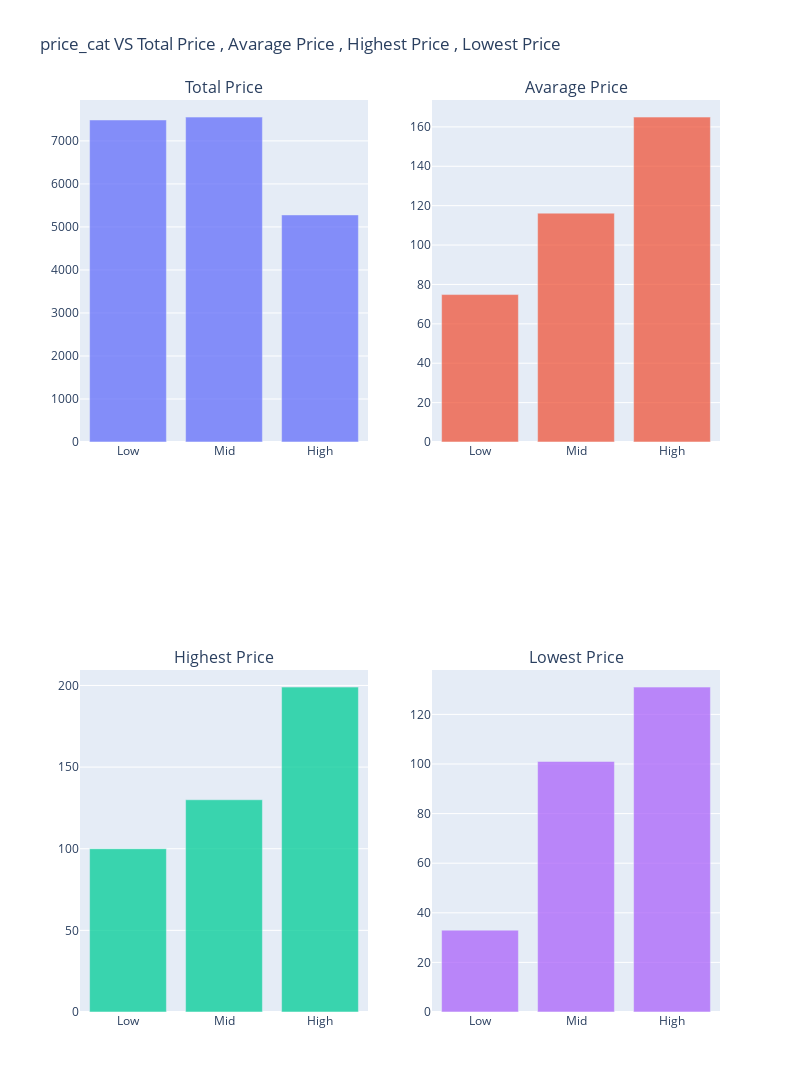

This figure's notebook cell:
### Code cell
plot_column_summary_statistics(column_summary_statistics(data_without_outliers , "price_cat" , "price"))

### Figure 1 — Plotly figure (JSON) as saved in the notebook; plotly's stock layout.template omitted (floating-point values rounded to 4 significant figures)
{"data": [{"name": "Total Price", "opacity": 0.75, "showlegend": false, "type": "bar", "x": ["Low", "Mid", "High"], "xaxis": "x", "y": [7486, 7553, 5279], "yaxis": "y"}, {"name": "Avarage Price", "opacity": 0.75, "showlegend": false, "type": "bar", "x": ["Low", "Mid", "High"], "xaxis": "x2", "y": [74.86, 116.2, 165.0], "yaxis": "y2"}, {"name": "Highest Price", "opacity": 0.75, "showlegend": false, "type": "bar", "x": ["Low", "Mid", "High"], "xaxis": "x3", "y": [100, 130, 199], "yaxis": "y3"}, {"name": "Lowest Price", "opacity": 0.75, "showlegend": false, "type": "bar", "x": ["Low", "Mid", "High"], "xaxis": "x4", "y": [33, 101, 131], "yaxis": "y4"}], "layout": {"annotations": [{"font": {"size": 16}, "showarrow": false, "text": "Total Price", "x": 0.225, "xanchor": "center", "xref": "paper", "y": 1, "yanchor": "bottom", "yref": "paper"}, {"font": {"size": 16}, "showarrow": false, "text": "Avarage Price", "x": 0.775, "xanchor": "center", "xref": "paper", "y": 1, "yanchor": "bottom", "yref": "paper"}, {"font": {"size": 16}, "showarrow": false, "text": "Highest Price", "x": 0.225, "xanchor": "center", "xref": "paper", "y": 0.375, "yanchor": "bottom", "yref": "paper"}, {"font": {"size": 16}, "showarrow": false, "text": "Lowest Price", "x": 0.775, "xanchor": "center", "xref": "paper", "y": 0.375, "yanchor": "bottom", "yref": "paper"}], "height": 1200, "title": {"text": "price_cat VS Total Price , Avarage Price , Highest Price , Lowest Price"}, "width": 800, "xaxis": {"anchor": "y", "domain": [0, 0.45]}, "xaxis2": {"anchor": "y2", "domain": [0.55, 1]}, "xaxis3": {"anchor": "y3", "domain": [0, 0.45]}, "xaxis4": {"anchor": "y4", "domain": [0.55, 1]}, "yaxis": {"anchor": "x", "domain": [0.625, 1]}, "yaxis2": {"anchor": "x2", "domain": [0.625, 1]}, "yaxis3": {"anchor": "x3", "domain": [0, 0.375]}, "yaxis4": {"anchor": "x4", "domain": [0, 0.375]}}}
